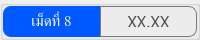
                  <widget class="QGroupBox" name="thickness_summary_group_8">
                   <property name="minimumSize">
                    <size>
                     <width>0</width>
                     <height>40</height>
                    </size>
                   </property>
                   <property name="maximumSize">
                    <size>
                     <width>16777215</width>
                     <height>40</height>
                    </size>
                   </property>
                   <property name="styleSheet">
                    <string notr="true">color: rgb(255, 255, 255);</string>
                   </property>
                   <layout class="QHBoxLayout" name="horizontalLayout_36">
                    <property name="spacing">
                     <number>0</number>
                    </property>
                    <property name="leftMargin">
                     <number>0</number>
                    </property>
                    <property name="topMargin">
                     <number>0</number>
                    </property>
                    <property name="rightMargin">
                     <number>0</number>
                    </property>
                    <property name="bottomMargin">
                     <number>0</number>
                    </property>
                    <item>
                     <widget class="QLabel" name="thickness_summary_title_8">
                      <property name="minimumSize">
                       <size>
                        <width>55</width>
                        <height>0</height>
                       </size>
                      </property>
                      <property name="font">
                       <font>
                        <family>Kanit</family>
                        <pointsize>11</pointsize>
                        <italic>false</italic>
                        <bold>false</bold>
                        <underline>false</underline>
                        <strikeout>false</strikeout>
                       </font>
                      </property>
                      <property name="styleSheet">
                       <string notr="true">background-color: #0059fe;
border-top-left-radius: 8px;
border-bottom-left-radius: 8px;</string>
                      </property>
                      <property name="text">
                       <string>เม็ดที่ 8</string>
                      </property>
                      <property name="alignment">
                       <set>Qt::AlignCenter</set>
                      </property>
                     </widget>
                    </item>
                    <item>
                     <widget class="QFrame" name="thickness_summary_frame_8">
                      <property name="styleSheet">
                       <string notr="true">border: solid;
border-width: 1px;
border-color: rgb(121, 121, 121);
border-top-right-radius: 8px;
border-bottom-right-radius: 8px;</string>
                      </property>
                      <property name="frameShape">
                       <enum>QFrame::StyledPanel</enum>
                      </property>
                      <property name="frameShadow">
                       <enum>QFrame::Raised</enum>
                      </property>
                      <layout class="QHBoxLayout" name="horizontalLayout_37">
                       <item>
                        <widget class="QLabel" name="thickness_summary_8">
                         <property name="font">
                          <font>
                           <family>Kanit</family>
                           <pointsize>12</pointsize>
                          </font>
                         </property>
                         <property name="styleSheet">
                          <string notr="true">border: none;
color: rgb(72, 72, 72);</string>
                         </property>
                         <property name="text">
                          <string>XX.XX</string>
                         </property>
                         <property name="alignment">
                          <set>Qt::AlignCenter</set>
                         </property>
                        </widget>
                       </item>
                      </layout>
                     </widget>
                    </item>
                   </layout>
                  </widget>
